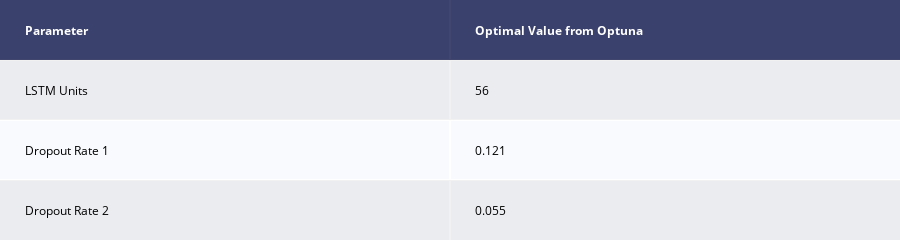

This figure's notebook cell:
### Code cell
import optuna
from tensorflow.keras.models import Sequential
from tensorflow.keras.layers import LSTM, Dense, Dropout
from tensorflow.keras.callbacks import EarlyStopping
from sklearn.metrics import mean_squared_error
import math

# Suppress TensorFlow log messages
import tensorflow as tf
tf.get_logger().setLevel('ERROR')


# Define the LSTM model
def create_lstm_model(trial, input_shape):
    model = Sequential()

    # Add the first LSTM layer and Dropout regularization
    model.add(LSTM(units = trial.suggest_int('lstm_units', 16, 256, log=True), 
                   input_shape = input_shape, 
                   return_sequences = True))
    model.add(Dropout(rate = trial.suggest_float('dropout_1', 0.0, 0.5)))

    # Add the second LSTM layer and Dropout regularization
    model.add(LSTM(units = trial.suggest_int('lstm_units', 16, 256, log=True), 
                   return_sequences = False))
    model.add(Dropout(rate = trial.suggest_float('dropout_2', 0.0, 0.5)))

    # Add the output layer
    model.add(Dense(units = 1))

    return model


# Define the objective function to minimize (RMSE)
def objective_lstm(trial):
    # Get data for the LSTM model
    xtrain = df_train.drop(["DateTime", "Junction", "Vehicles"]).to_numpy()
    xvalid = df_valid.drop(["DateTime", "Junction", "Vehicles"]).to_numpy()

    xtrain=scaler.fit_transform(xtrain)
    xvalid=scaler.transform(xvalid)
    
    ytrain = df_train.get_column("Vehicles").to_numpy()
    yvalid = df_valid.get_column("Vehicles").to_numpy()

    input_shape = (xtrain.shape[1], 1)

    # Create the LSTM model with the suggested hyperparameters
    lstm_model = create_lstm_model(trial, input_shape)
    lstm_model.compile(loss = 'mean_squared_error', optimizer = 'adam')

    # Set up early stopping to avoid overfitting
    es = EarlyStopping(monitor = 'val_loss', mode = 'min', verbose = 0, patience = 10)

    # Train the LSTM model
    lstm_history = lstm_model.fit(xtrain.reshape(-1, xtrain.shape[1], 1), 
                                   ytrain, 
                                   epochs = 300, 
                                   batch_size = 32,
                                   validation_data = (xvalid.reshape(-1, xvalid.shape[1], 1), yvalid),
                                   callbacks = [es],
                                   verbose = 0)

    lstm_preds_valid = lstm_model.predict(xvalid.reshape(-1, xvalid.shape[1], 1))

    # Return the RMSE
    return math.sqrt(mean_squared_error(yvalid, lstm_preds_valid))


# Set up and run the Optuna study
study_lstm = optuna.create_study(direction = 'minimize')
study_lstm.optimize(objective_lstm, n_trials = 10)

# Create a table showing the best parameters
lstm_table = [["Parameter", "Optimal Value from Optuna"],
            ["LSTM Units", study_lstm.best_params['lstm_units']],
            ['Dropout Rate 1', round(study_lstm.best_params['dropout_1'], 3)],
            ['Dropout Rate 2', round(study_lstm.best_params['dropout_2'], 3)]]

ff.create_table(lstm_table)

### Figure 1 — Plotly figure (JSON) as saved in the notebook; plotly's stock layout.template omitted (floating-point values rounded to 4 significant figures)
{"data": [{"colorscale": [[0, "#00083e"], [0.5, "#ededee"], [1, "#ffffff"]], "hoverinfo": "none", "opacity": 0.75, "showscale": false, "type": "heatmap", "z": [[0, 0], [0.5, 0.5], [1, 1], [0.5, 0.5]]}], "layout": {"annotations": [{"align": "left", "font": {"color": "#ffffff"}, "showarrow": false, "text": "<b>Parameter</b>", "x": -0.45, "xanchor": "left", "xref": "x", "y": 0, "yref": "y"}, {"align": "left", "font": {"color": "#ffffff"}, "showarrow": false, "text": "<b>Optimal Value from Optuna</b>", "x": 0.55, "xanchor": "left", "xref": "x", "y": 0, "yref": "y"}, {"align": "left", "font": {"color": "#000000"}, "showarrow": false, "text": "LSTM Units", "x": -0.45, "xanchor": "left", "xref": "x", "y": 1, "yref": "y"}, {"align": "left", "font": {"color": "#000000"}, "showarrow": false, "text": "56", "x": 0.55, "xanchor": "left", "xref": "x", "y": 1, "yref": "y"}, {"align": "left", "font": {"color": "#000000"}, "showarrow": false, "text": "Dropout Rate 1", "x": -0.45, "xanchor": "left", "xref": "x", "y": 2, "yref": "y"}, {"align": "left", "font": {"color": "#000000"}, "showarrow": false, "text": "0.121", "x": 0.55, "xanchor": "left", "xref": "x", "y": 2, "yref": "y"}, {"align": "left", "font": {"color": "#000000"}, "showarrow": false, "text": "Dropout Rate 2", "x": -0.45, "xanchor": "left", "xref": "x", "y": 3, "yref": "y"}, {"align": "left", "font": {"color": "#000000"}, "showarrow": false, "text": "0.055", "x": 0.55, "xanchor": "left", "xref": "x", "y": 3, "yref": "y"}], "height": 170, "margin": {"b": 0, "l": 0, "r": 0, "t": 0}, "xaxis": {"dtick": 1, "gridwidth": 2, "showticklabels": false, "tick0": -0.5, "ticks": "", "zeroline": false}, "yaxis": {"autorange": "reversed", "dtick": 1, "gridwidth": 2, "showticklabels": false, "tick0": 0.5, "ticks": "", "zeroline": false}}}
